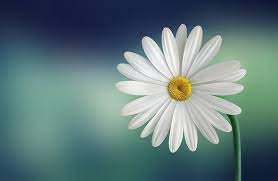
#> input picture flower.jpg, 278 x 181 px
$ jupyter execute EXP5.ipynb
#> lines starting #> are read from the running program, lines starting #| are printed output that depends on the picture
[cell 1]
import cv2
from matplotlib import pyplot as plt
import math
import random
import numpy as np

[cell 2]
img = cv2.imread("flower.jpg" , 0)
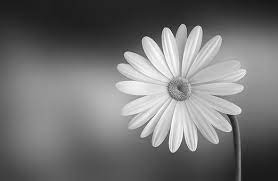
#> img: shape (181, 278); min 15, max 255, mean 115.1
plt.imshow(img , cmap = "gray")
plt.axis('off')
plt.show()

[cell 3]
h , w = img.shape
#> h = 181; w = 278

[cell 4]
#high pass mask
hp_mask = np.ones([3,3] , dtype= int)
hp_mask = -1 * hp_mask
hp_mask[1,1] = -8 * hp_mask[1,1]
hp_mask

[cell 5]
#high pass image
hp_img = np.zeros(img.shape)
for i in range(1, h-1):
    for j in range(1,w-1):
        temp = img[i-1 , j-1]*hp_mask[0 , 0] + img[i-1 , j]*hp_mask[0 , 1] + img[i-1 , j+1]*hp_mask[0 , 2] + img[i , j-1]*hp_mask[1 , 0]   + img[i , j]*hp_mask[1 , 1]   + img[i , j+1]*hp_mask[1 , 2] +img[i+1 , j-1]*hp_mask[2 , 0] + img[i+1 , j]*hp_mask[2 , 1] + img[i+1 , j+1]*hp_mask[2 , 2]
        hp_img[i][j] = temp
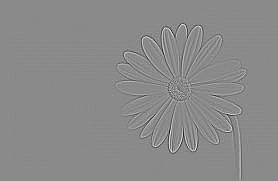
#> hp_img: shape (181, 278) float64; min -781, max 658, mean 0; drawn with min black and max white
plt.imshow(hp_img , cmap = "gray")
plt.axis('off')
plt.show()

[cell 6]
#high boost mask
a = 1.1
hb_mask = np.ones([3,3] )
hb_mask = -1 * hb_mask
hb_mask[1,1] = -(8 + a) * hb_mask[1,1]
hb_mask

[cell 7]
#high boost image
hb_img = np.zeros(img.shape)
for i in range(1, h-1):
    for j in range(1,w-1):
        temp = img[i-1 , j-1]*hb_mask[0 , 0] + img[i-1 , j]*hb_mask[0 , 1] + img[i-1 , j+1]*hb_mask[0 , 2] + img[i , j-1]*hb_mask[1 , 0]   + img[i , j]*hb_mask[1 , 1]   + img[i , j+1]*hb_mask[1 , 2] +img[i+1 , j-1]*hb_mask[2 , 0] + img[i+1 , j]*hb_mask[2 , 1] + img[i+1 , j+1]*hb_mask[2 , 2]
        hb_img[i][j] = temp
plt.imshow(hb_img , cmap = "gray")
plt.axis('off')
plt.show()

[cell 8]
#comparing high pass and high boost images

fig = plt.figure(figsize =(15,10))
rows = 1
cols = 2

fig.add_subplot(rows, cols , 1)
plt.imshow(hp_img , cmap = "gray")
plt.axis('off')
plt.title("high pass img")

fig.add_subplot(rows, cols , 2)
plt.imshow(hb_img , cmap = "gray")
plt.axis('off')
plt.title("high boost img")

plt.show()
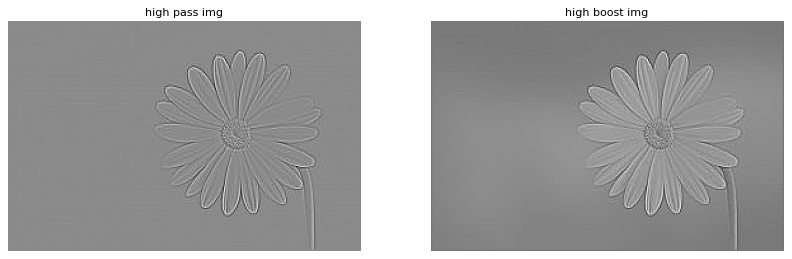
#> figure drawn by matplotlib, 2 panels

$ run again, with house.jpg copied over flower.jpg
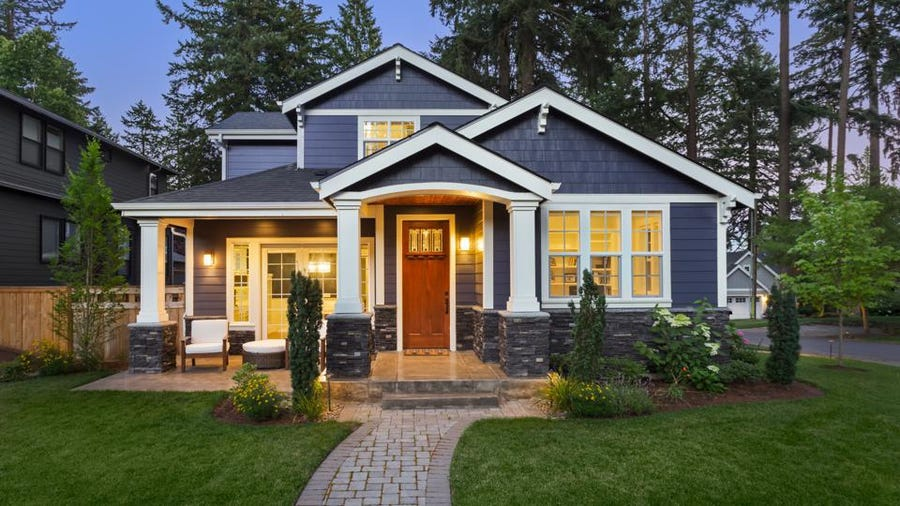
#> input picture house.jpg, 900 x 506 px
#> after the loop `for i in range(1, h-1):`:
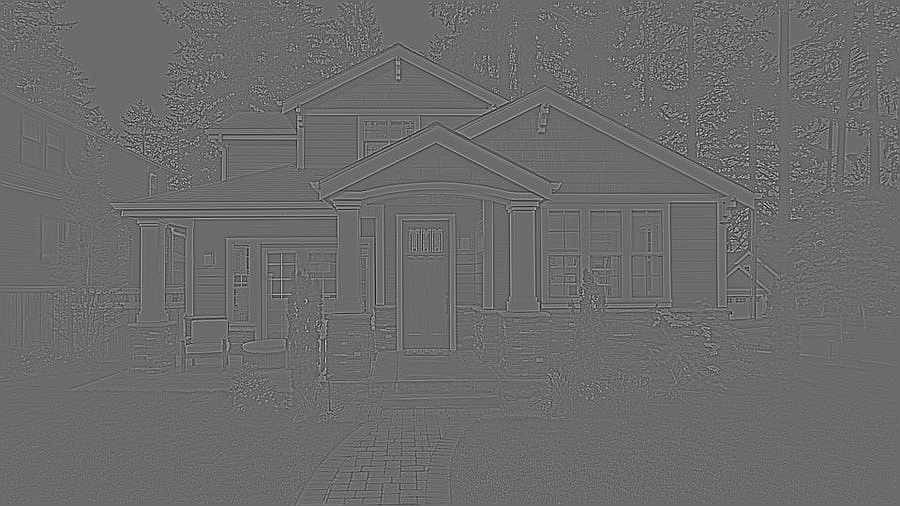
#> hp_img: shape (506, 900) float64; min -726, max 995, mean 0; drawn with min black and max white
#> `plt.show()`:
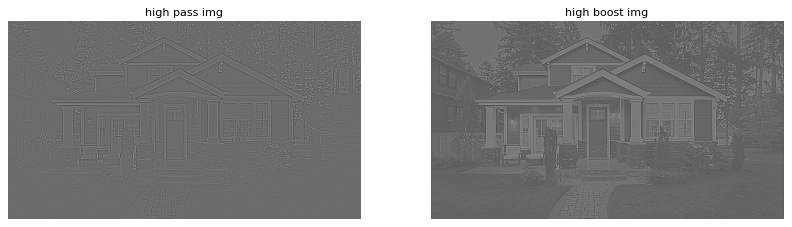
#> figure drawn by matplotlib, 2 panels
